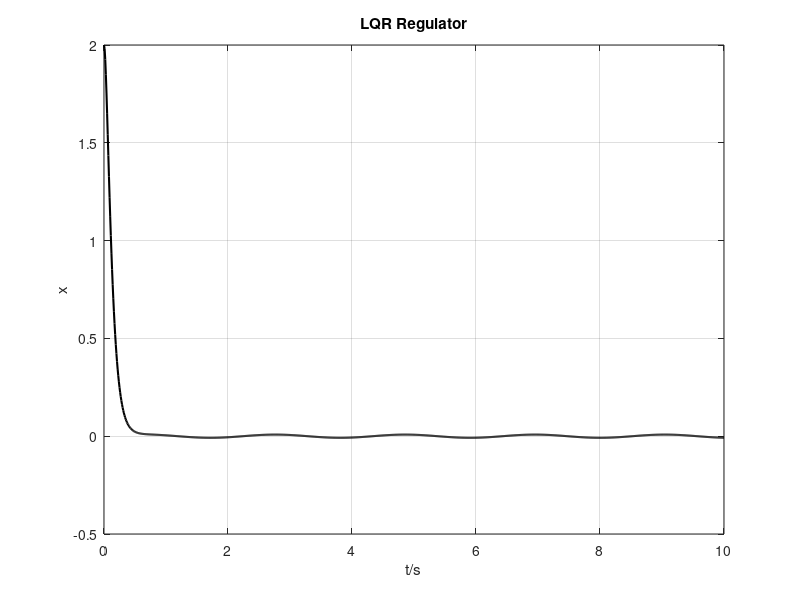

Source code (MATLAB):
%% Design Regulator Using LQR at Command Line
% Plant: x''=3x-2u+d(t), d(t)=2sin(3t), d(t) is a unknown disturbance.
% Desired Signal: xr=0
% Control Objective: x(t)->0
% Initial Condition: x(0)=2

% Designed by Chiled_JiuAn.

%% simulation environment initialization
clc; close all; clear;

%% create state space plant model
A = [0 1;
     3 0];
B = [0;
     -2];
C = [1 0;
     0 0];
D = 0;

plant = ss(A,B,C,D);

Ts = 0.01; % sampling time
simTime = 10; % simulation time
N = simTime/Ts;

plant_d = c2d(plant,Ts); % discretization

%% initial states
xr = zeros(1,N+1); % reference
x = zeros(2,N+1); % system states
u = zeros(1,N+1); % controller output
y = zeros(2,N); % system output
t = zeros(1,N+1); % clock
d = zeros(1,N+1); % disturbance

x(:,1) = [2 0]'; % define initial conditions

%% design LQR Regulator
% weight matrix
Q = [100 0
     0   1];
R = 0.01;
K = lqr(A,B,Q,R);
disp('--------------------------');
fprintf('k1 = %.2f   ',K(1));
fprintf('k2 = %.2f \n',K(2));
disp('--------------------------');

%% iterate through each time step
disp('Start simulation...');

for k = 1:N
    u(1,k) = -K*x(:,k); % state feedback
    d(1,k) = 2*sin(3*t(1,k));
    E = [0;d(1,k)*Ts];
    x(:,k+1) = plant_d.A * x(:,k) + plant_d.B * u(1,k) + E;
    y(:,k) = plant_d.C * x(:,k);
    t(1,k+1) = k*Ts; 
end
    y(:,k+1) = plant_d.C * x(:,k+1);

%% plot figures
disp('Drawing...');

figure('Color','white')
plot(t,y(1,:),'k','linewidth',1.5); grid on;
title('LQR Regulator');
xlabel('t/s'); ylabel('x')

disp('End of the simulation.');

% Reference
% [1] https://zhuanlan.zhihu.com/p/58134063